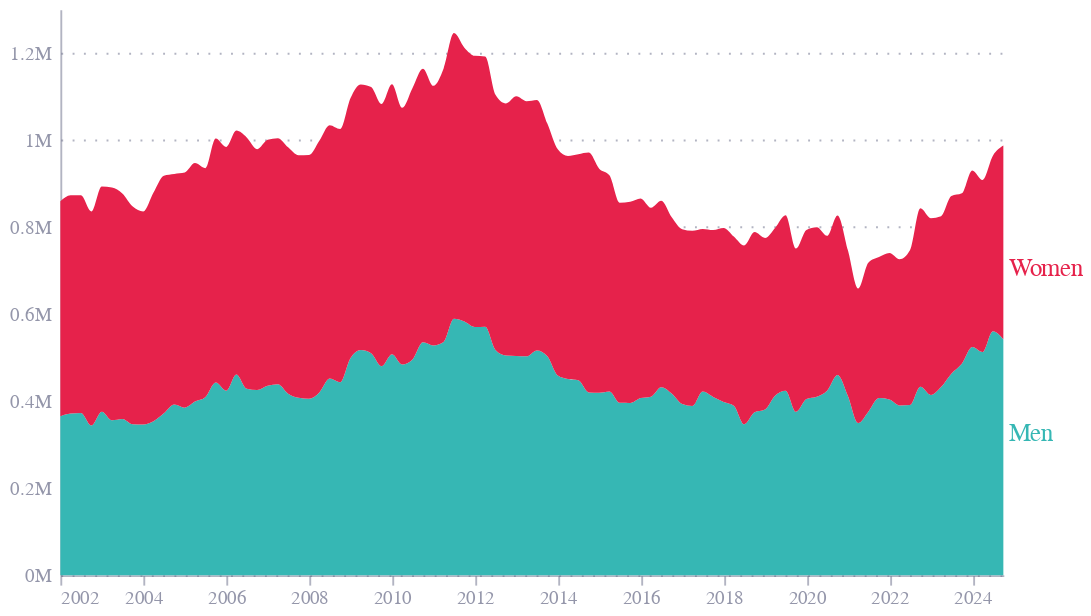

The notebook cell this image was saved under:
### Code cell
alt.themes.enable('light')

df['value'] = df['value']/1000000

chart = alt.Chart(df).transform_calculate(
        calculate='indexof(["Men", "Women"], datum.type)',
    as_= 'custom_order'	
).mark_area(interpolate='monotone').encode(
    x=alt.X('year_month:T', title=''),
    y=alt.Y('value:Q', title='', 
    axis=alt.Axis(labelExpr="format(datum.value,',') + 'M'")), 
    color=alt.Color('type:N', legend=None
                    , scale=alt.Scale(domain=["Men", "Women"], range=["#36B7B4", "#E6224B"]) 
    ),                      
    order='custom_order:Q',
    tooltip=['type:N', 'value:Q', 'year_month:T'] 
).properties(
    width=500,
    height=300,
    # title={
    #     "text": "UK: young people not in work or education",
    #     "fontSize" : 18,
    #     "anchor": "start",
    #     "subtitle": ["16 to 24 year-olds not in education, employment, or training", "Source: ONS 2025", ""],
    #       "subtitleColor": "#8F90AF"}
          )

text = alt.Chart(df).mark_text(
    align='left',
    size= 13,
    dx=3,
    dy= 
    {
  "expr": 
           "datum.type == 'Men' ? 50 : \
           datum.type == 'Women' ? -60 : \
           0"
}
).encode(
    alt.X('year_month:T', aggregate='max'),
    alt.Y('value:Q', aggregate={'argmax': 'year_month'}),
    text='type:N',
    color = 'type:N'
)  


chart2 = chart  + text
chart2

### Figure 1 — Vega-Lite specification as saved in the notebook (floating-point values rounded to 4 significant figures; data arrays with more than 128 entries replaced by an {"elided": "..."} marker saying what was removed)
{"config": {"font": "Circular Std", "mark": {"line": {"interpolate": "monotone"}}, "view": {"stroke": "transparent", "width": 400, "height": 300}, "range": {"category": ["#36B7B4", "#E6224B", "#F4C245", "#0063AF", "#00A767", "#179FDB", "#EB5C2E", "#A45EE5"], "diverging": ["#E6224B", "#E54753", "#C9C9C9", "#179FDB", "#122B39"], "heatmap": ["#C9C9C9", "#179FDB", "#0063AF", "#122B39"], "ordinal": ["#00A767", "#36B7B4", "#179FDB", "#0063AF", "#243B5A"]}, "axisX": {"domainColor": "#676A86", "domainOpacity": 0.5, "grid": false, "labelAngle": 0, "labelColor": "#676A86", "labelOpacity": 0.7, "orient": "bottom", "tickColor": "#676A86", "tickCount": 10, "tickOpacity": 0.5, "title": false, "titleAlign": "right", "titleAnchor": "middle", "titleColor": "#676A86", "titleFontSize": 12, "titleOpacity": 0.8, "titleX": 400, "titleY": -15}, "axisY": {"domainColor": "#676A86", "domainOpacity": 0.5, "gridColor": "#676A86", "gridDash": [1, 5], "gridOpacity": 0.5, "labelColor": "#676A86", "labelOpacity": 0.7, "labelPadding": 5, "tickColor": "#676A86", "tickCount": 8, "tickOpacity": 0.5, "ticks": false, "titleAlign": "left", "titleAngle": 0, "titleBaseline": "bottom", "titleColor": "#676A86", "titleFontSize": 12, "titleOpacity": 0.8, "titleX": 0, "titleY": -5}}, "layer": [{"mark": {"type": "area", "interpolate": "monotone"}, "encoding": {"color": {"field": "type", "legend": null, "scale": {"domain": ["Men", "Women"], "range": ["#36B7B4", "#E6224B"]}, "type": "nominal"}, "order": {"field": "custom_order", "type": "quantitative"}, "tooltip": [{"field": "type", "type": "nominal"}, {"field": "value", "type": "quantitative"}, {"field": "year_month", "type": "temporal"}], "x": {"field": "year_month", "title": "", "type": "temporal"}, "y": {"axis": {"labelExpr": "format(datum.value,',') + 'M'"}, "field": "value", "title": "", "type": "quantitative"}}, "transform": [{"calculate": "indexof([\"Men\", \"Women\"], datum.type)", "as": "custom_order"}]}, {"mark": {"type": "text", "align": "left", "dx": 3, "dy": {"expr": "datum.type == 'Men' ? 50 :            datum.type == 'Women' ? -60 :            0"}, "size": 13}, "encoding": {"color": {"field": "type", "type": "nominal"}, "text": {"field": "type", "type": "nominal"}, "x": {"aggregate": "max", "field": "year_month", "type": "temporal"}, "y": {"aggregate": {"argmax": "year_month"}, "field": "value", "type": "quantitative"}}}], "data": {"name": "data-34fcb27258e76dad4adc782aa2d41e25"}, "height": 300, "width": 500, "$schema": "https://vega.github.io/schema/vega-lite/v5.20.1.json", "datasets": {"data-34fcb27258e76dad4adc782aa2d41e25": {"elided": "184 records"}}}
